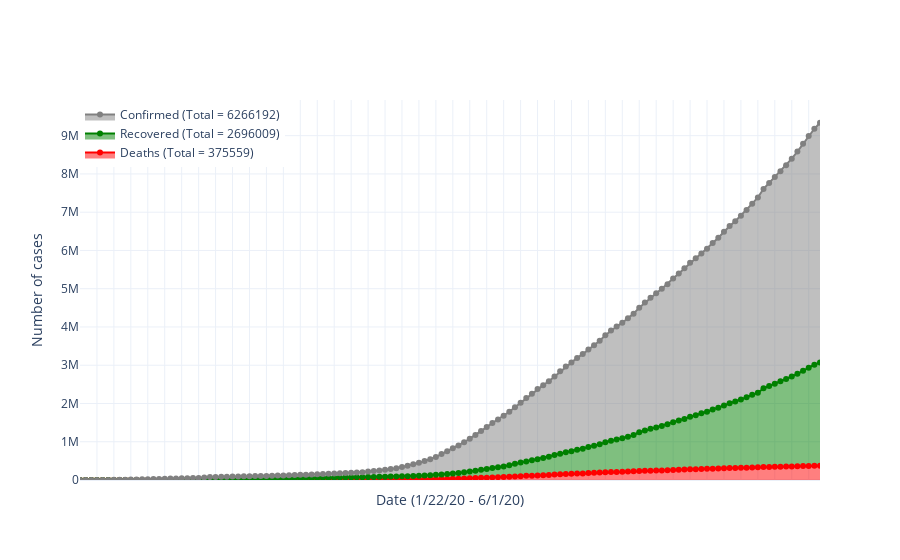

The code cell stored with this chart in its notebook:
### Code cell
a = pd.DataFrame(confirmed_agg_ts).rename(columns = {0:'Confirmed'}).reset_index().rename(columns = {'index':'Date'})
b = pd.DataFrame(active_agg_ts).rename(columns = {0:'Active'}).reset_index().rename(columns = {'index':'Date'})
c = pd.DataFrame(recovered_agg_ts).rename(columns = {0:'Recovered'}).reset_index().rename(columns = {'index':'Date'})
d = pd.DataFrame(death_agg_ts).rename(columns = {0:'Deaths'}).reset_index().rename(columns = {'index':'Date'})
df = a.merge(b, on='Date', how = 'left')
df = df.merge(c,on='Date', how = 'left')
df = df.merge(d,on='Date', how = 'left')
df.index = df.Date
df = df.drop(columns = 'Date')

#display
fig = go.Figure()
fig.add_trace(go.Scatter(
    x=df.index.tolist(), y=df['Deaths'],
    hoverinfo='x+y',
    mode='lines+markers',
     line_color='red',
    stackgroup='one',
    name = "Deaths (Total = 375559)"
))

fig.add_trace(go.Scatter(x=df.index.tolist(), y=df['Recovered'],
    hoverinfo='x+y',
    mode='lines+markers',
    line_color='green',
    stackgroup='one',
    name = "Recovered (Total = 2696009)"
))
fig.add_trace(go.Scatter( x=df.index.tolist(), y=df['Confirmed'],
    hoverinfo='x+y',
    mode='lines+markers',
    line_color='grey',
    stackgroup='one',
    name ="Confirmed (Total = 6266192)"
))
fig.update_layout(template = 'plotly_white',yaxis=dict(title='Number of cases' ),xaxis=(dict(title='Date (1/22/20 - 6/1/20)', showticklabels=False)), legend=dict(x=0, y=1))
fig.show()

### Figure 1 — Plotly figure (JSON) as saved in the notebook; plotly's stock layout.template omitted (floating-point values rounded to 4 significant figures; data arrays with more than 128 entries replaced by an {"elided": "..."} marker saying what was removed)
{"data": [{"hoverinfo": "x+y", "line": {"color": "red"}, "mode": "lines+markers", "name": "Deaths (Total = 375559)", "stackgroup": "one", "type": "scatter", "x": {"elided": "132 str values"}, "y": {"elided": "132 int values"}}, {"hoverinfo": "x+y", "line": {"color": "green"}, "mode": "lines+markers", "name": "Recovered (Total = 2696009)", "stackgroup": "one", "type": "scatter", "x": {"elided": "132 str values"}, "y": {"elided": "132 int values"}}, {"hoverinfo": "x+y", "line": {"color": "grey"}, "mode": "lines+markers", "name": "Confirmed (Total = 6266192)", "stackgroup": "one", "type": "scatter", "x": {"elided": "132 str values"}, "y": {"elided": "132 int values"}}], "layout": {"legend": {"x": 0, "y": 1}, "xaxis": {"showticklabels": false, "title": {"text": "Date (1/22/20 - 6/1/20)"}}, "yaxis": {"title": {"text": "Number of cases"}}}}
